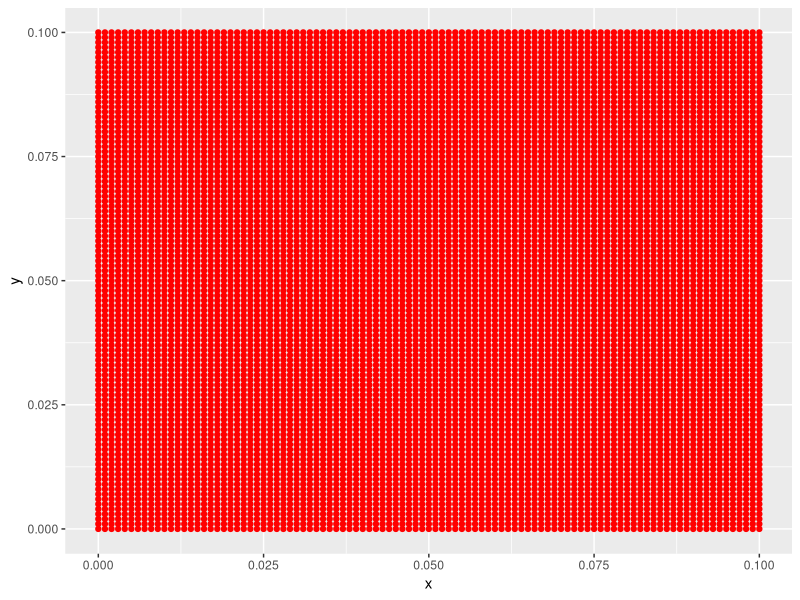
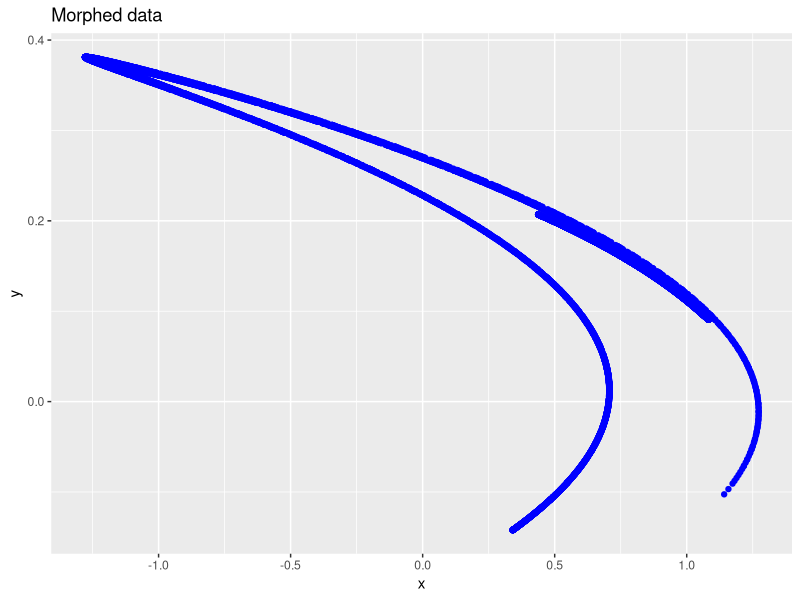
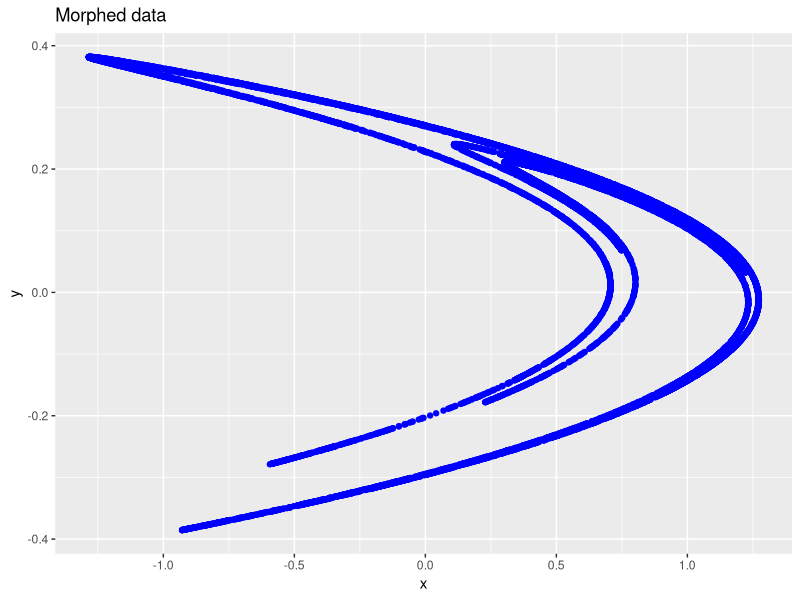
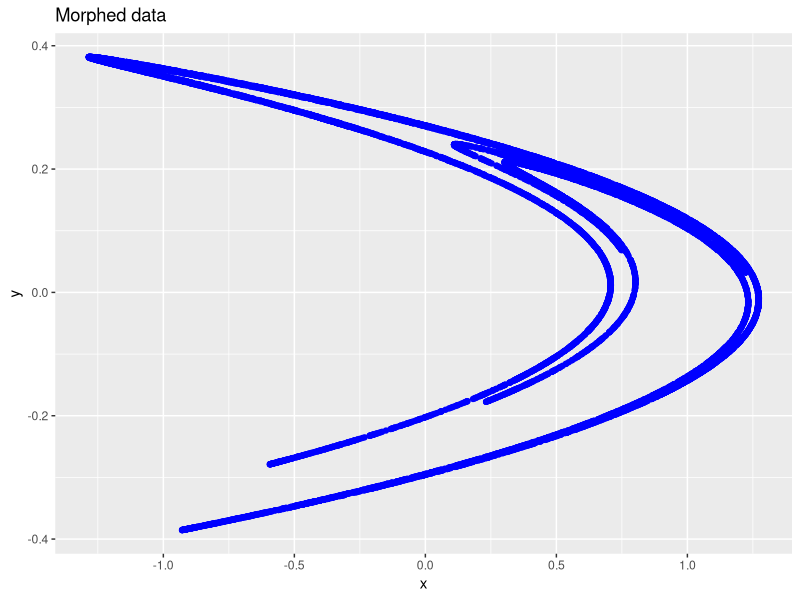
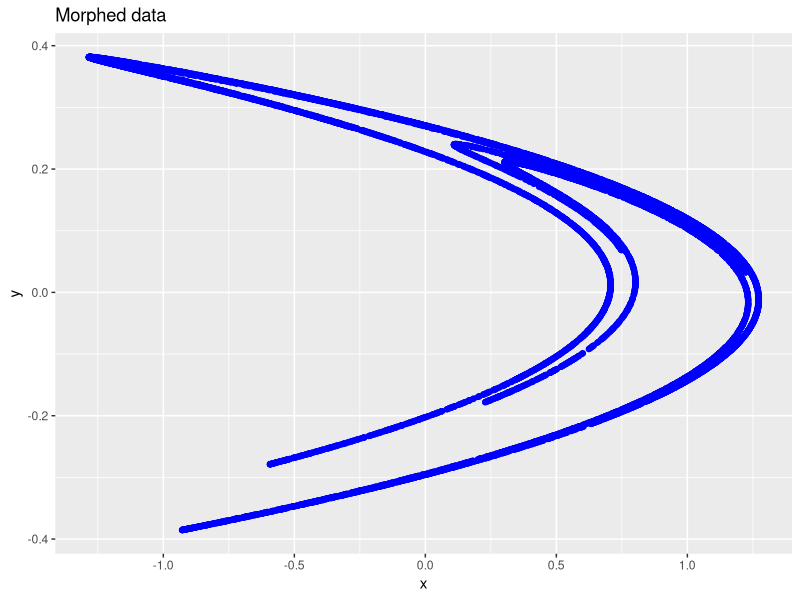
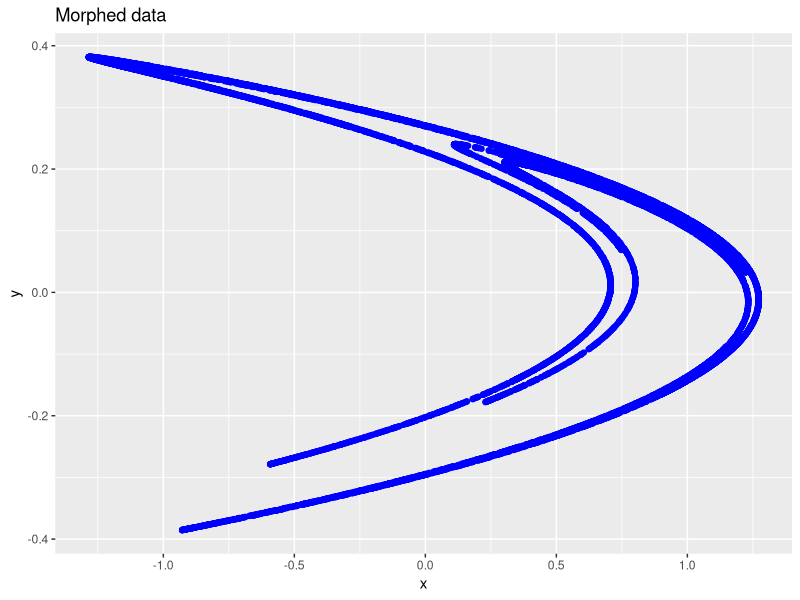
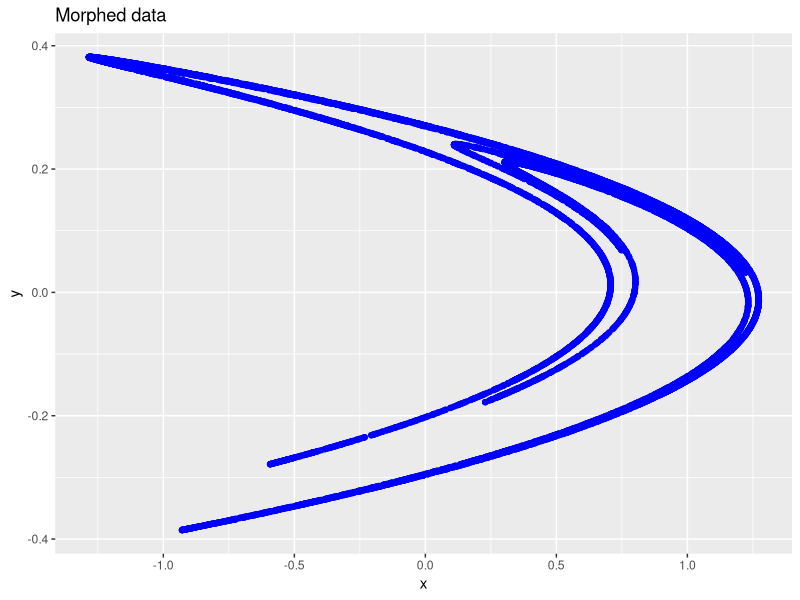
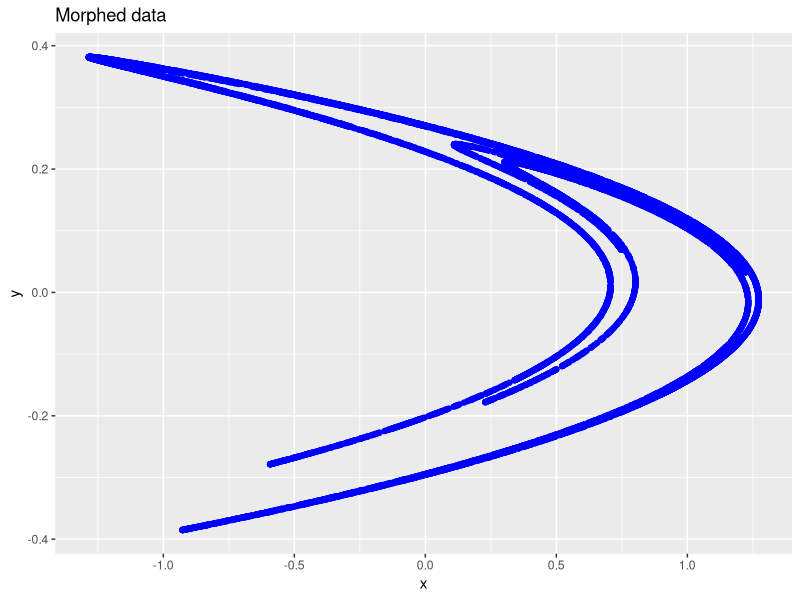

Write the R code that produced these figures, in order.
# Square into a chaotic attractor using henon maps
library(ggplot2)

# parameters of Henon
a <- 1.4
b <- 0.3

# plot params and time steps
time_steps <- 100
plot_every <- 10

#initial data params
square_length <- 0.1

# initial square 

x_seq <- seq(0, square_length, by = 0.001)
y_seq <- x_seq

initial_square <- expand.grid(x_seq, y_seq)

colnames(initial_square) <- c("x", "y")

#initial plot
ggplot(
  data = initial_square
) + geom_point(aes(x = x, y = y), colour = "red")

Sys.sleep(3)
# Simple Henon map with the usual contrtacting conditions a = 1.4, b = 0.3
# x_n+1 = 1 - a*x_n*x_n + y_n
# y_n+1 = b*x_n

x_init <- initial_square$x
y_init <- initial_square$y

for (t in 1:time_steps) {
  cat(t, "\n")
  x_new  <- 1.0 - a*x_init*x_init + y_init
  y_new <- b*x_init
  
  x_init <- x_new
  y_init <- y_new
  
  if (t %% plot_every == 0) {
    # new plot
    square <- data.frame(x = x_init, y = y_init)
    
    p1 <- ggplot(
      data = square
    ) + geom_point(aes(x = x, y = y), colour = "blue") + ggtitle("Morphed data")
    
    print(p1)
    
    Sys.sleep(3) # so we can see it
  }
}






